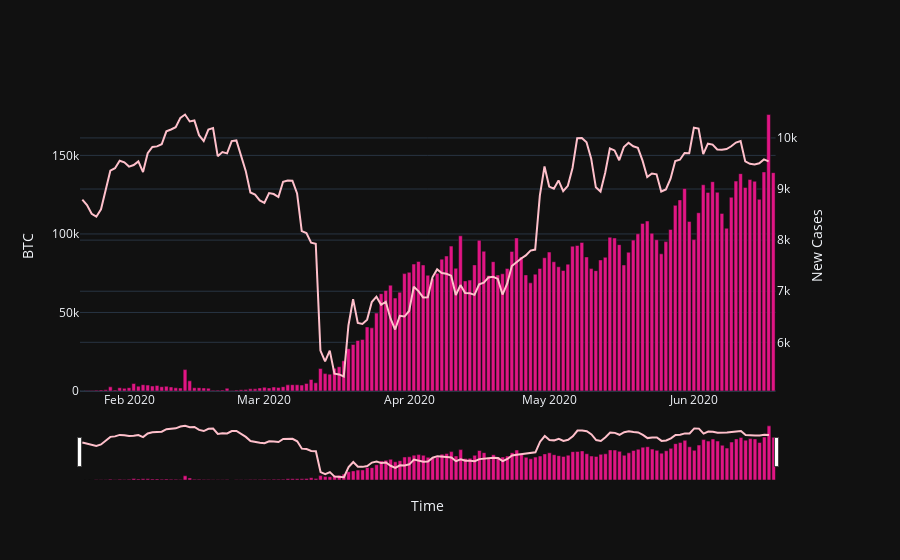

This figure's notebook cell:
### Code cell
#now we are making plots
subfig = make_subplots(specs=[[{"secondary_y": True}]])
fig = px.bar(merged_data, x="Date", y="New cases", width=700, color_discrete_sequence=['#E11584'])
fig2 = px.line(merged_data, x="Date", y="High", width=700, color_discrete_sequence=['#FFC0CB'])
fig2.update_traces(yaxis="y2")
subfig.add_traces(fig.data + fig2.data)
subfig.layout.xaxis.title="Time"
subfig.layout.yaxis.title="BTC"
subfig.layout.yaxis2.title="New Cases"
subfig.update_layout(xaxis_rangeslider_visible=True)
subfig.show()

#jakies gówno
def plot_daywise(col, hue):
    fig = px.bar(day_wise, x="Date", y=col, width=700, color_discrete_sequence=['#FFC0CB'])
    fig.update_layout(title=col, xaxis_title="", yaxis_title="")

    fig.show()
def plot_daywisee(col, hue,x):
    fig = px.line(x, x="Date", y=col, width=700, color_discrete_sequence=['#FFC0CB'])
    # fig.add_bar(day_wise, x="Date", y='New cases',name="Nowe przypadki covid")
    fig.update_layout(title=col, xaxis_title="", yaxis_title="")
    fig.update_layout(xaxis_rangeslider_visible=True)
    fig.show()
# plot_daywisee("High",'#FFC0CB',filterBTC)
#nowe przypadki

### Figure 1 — Plotly figure (JSON) as saved in the notebook; plotly's stock layout.template omitted (floating-point values rounded to 4 significant figures; data arrays with more than 128 entries replaced by an {"elided": "..."} marker saying what was removed)
{"data": [{"alignmentgroup": "True", "hovertemplate": "Date=%{x}<br>New cases=%{y}<extra></extra>", "legendgroup": "", "marker": {"color": "#E11584", "pattern": {"shape": ""}}, "name": "", "offsetgroup": "", "orientation": "v", "showlegend": false, "textposition": "auto", "x": {"elided": "149 str values"}, "xaxis": "x", "y": {"elided": "149 int values"}, "yaxis": "y", "type": "bar"}, {"hovertemplate": "Date=%{x}<br>High=%{y}<extra></extra>", "legendgroup": "", "line": {"color": "#FFC0CB", "dash": "solid"}, "marker": {"symbol": "circle"}, "mode": "lines", "name": "", "orientation": "v", "showlegend": false, "x": {"elided": "149 str values"}, "xaxis": "x", "y": {"elided": "149 float values"}, "yaxis": "y2", "type": "scatter"}], "layout": {"xaxis": {"anchor": "y", "domain": [0.0, 0.94], "title": {"text": "Time"}, "rangeslider": {"visible": true}}, "yaxis": {"anchor": "x", "domain": [0.0, 1.0], "title": {"text": "BTC"}}, "yaxis2": {"anchor": "x", "overlaying": "y", "side": "right", "title": {"text": "New Cases"}}}}
